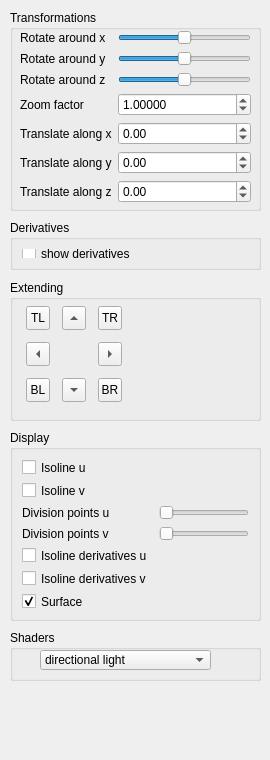
<?xml version="1.0" encoding="UTF-8"?>
<ui version="4.0">
 <class>SideWidget</class>
 <widget class="QWidget" name="SideWidget">
  <property name="geometry">
   <rect>
    <x>0</x>
    <y>0</y>
    <width>270</width>
    <height>760</height>
   </rect>
  </property>
  <property name="sizePolicy">
   <sizepolicy hsizetype="Fixed" vsizetype="Preferred">
    <horstretch>0</horstretch>
    <verstretch>0</verstretch>
   </sizepolicy>
  </property>
  <property name="minimumSize">
   <size>
    <width>269</width>
    <height>0</height>
   </size>
  </property>
  <property name="windowTitle">
   <string>Form</string>
  </property>
  <widget class="QGroupBox" name="groupBox">
   <property name="geometry">
    <rect>
     <x>10</x>
     <y>10</y>
     <width>251</width>
     <height>201</height>
    </rect>
   </property>
   <property name="title">
    <string>Transformations</string>
   </property>
   <widget class="QWidget" name="layoutWidget">
    <property name="geometry">
     <rect>
      <x>10</x>
      <y>20</y>
      <width>231</width>
      <height>175</height>
     </rect>
    </property>
    <layout class="QFormLayout" name="formLayout">
     <item row="0" column="0">
      <widget class="QLabel" name="label">
       <property name="text">
        <string>Rotate around x</string>
       </property>
       <property name="buddy">
        <cstring>rotate_x_slider</cstring>
       </property>
      </widget>
     </item>
     <item row="0" column="1">
      <widget class="QSlider" name="rotate_x_slider">
       <property name="minimum">
        <number>-180</number>
       </property>
       <property name="maximum">
        <number>180</number>
       </property>
       <property name="orientation">
        <enum>Qt::Horizontal</enum>
       </property>
      </widget>
     </item>
     <item row="1" column="0">
      <widget class="QLabel" name="label_2">
       <property name="text">
        <string>Rotate around y</string>
       </property>
       <property name="buddy">
        <cstring>rotate_y_slider</cstring>
       </property>
      </widget>
     </item>
     <item row="1" column="1">
      <widget class="QSlider" name="rotate_y_slider">
       <property name="minimum">
        <number>-180</number>
       </property>
       <property name="maximum">
        <number>180</number>
       </property>
       <property name="orientation">
        <enum>Qt::Horizontal</enum>
       </property>
      </widget>
     </item>
     <item row="2" column="0">
      <widget class="QLabel" name="label_3">
       <property name="text">
        <string>Rotate around z</string>
       </property>
       <property name="buddy">
        <cstring>rotate_z_slider</cstring>
       </property>
      </widget>
     </item>
     <item row="2" column="1">
      <widget class="QSlider" name="rotate_z_slider">
       <property name="minimum">
        <number>-180</number>
       </property>
       <property name="maximum">
        <number>180</number>
       </property>
       <property name="orientation">
        <enum>Qt::Horizontal</enum>
       </property>
      </widget>
     </item>
     <item row="3" column="0">
      <widget class="QLabel" name="label_4">
       <property name="text">
        <string>Zoom factor</string>
       </property>
       <property name="buddy">
        <cstring>zoom_factor_spin_box</cstring>
       </property>
      </widget>
     </item>
     <item row="3" column="1">
      <widget class="QDoubleSpinBox" name="zoom_factor_spin_box">
       <property name="decimals">
        <number>5</number>
       </property>
       <property name="minimum">
        <double>0.000100000000000</double>
       </property>
       <property name="maximum">
        <double>10000.000000000000000</double>
       </property>
       <property name="singleStep">
        <double>0.100000000000000</double>
       </property>
       <property name="value">
        <double>1.000000000000000</double>
       </property>
      </widget>
     </item>
     <item row="4" column="0">
      <widget class="QLabel" name="label_5">
       <property name="text">
        <string>Translate along x</string>
       </property>
       <property name="buddy">
        <cstring>trans_x_spin_box</cstring>
       </property>
      </widget>
     </item>
     <item row="4" column="1">
      <widget class="QDoubleSpinBox" name="trans_x_spin_box">
       <property name="minimum">
        <double>-100.000000000000000</double>
       </property>
       <property name="maximum">
        <double>100.000000000000000</double>
       </property>
       <property name="singleStep">
        <double>0.100000000000000</double>
       </property>
      </widget>
     </item>
     <item row="5" column="0">
      <widget class="QLabel" name="label_6">
       <property name="text">
        <string>Translate along y</string>
       </property>
       <property name="buddy">
        <cstring>trans_y_spin_box</cstring>
       </property>
      </widget>
     </item>
     <item row="5" column="1">
      <widget class="QDoubleSpinBox" name="trans_y_spin_box">
       <property name="minimum">
        <double>-100.000000000000000</double>
       </property>
       <property name="maximum">
        <double>100.000000000000000</double>
       </property>
       <property name="singleStep">
        <double>0.100000000000000</double>
       </property>
      </widget>
     </item>
     <item row="6" column="0">
      <widget class="QLabel" name="label_7">
       <property name="text">
        <string>Translate along z</string>
       </property>
       <property name="buddy">
        <cstring>trans_z_spin_box</cstring>
       </property>
      </widget>
     </item>
     <item row="6" column="1">
      <widget class="QDoubleSpinBox" name="trans_z_spin_box">
       <property name="minimum">
        <double>-100.000000000000000</double>
       </property>
       <property name="maximum">
        <double>100.000000000000000</double>
       </property>
       <property name="singleStep">
        <double>0.100000000000000</double>
       </property>
      </widget>
     </item>
    </layout>
   </widget>
  </widget>
  <widget class="QGroupBox" name="groupBox_2">
   <property name="geometry">
    <rect>
     <x>10</x>
     <y>220</y>
     <width>251</width>
     <height>50</height>
    </rect>
   </property>
   <property name="title">
    <string>Derivatives</string>
   </property>
   <layout class="QVBoxLayout" name="verticalLayout">
    <item>
     <widget class="QCheckBox" name="derivativesCheck">
      <property name="text">
       <string>show derivatives</string>
      </property>
     </widget>
    </item>
   </layout>
  </widget>
  <widget class="QGroupBox" name="groupBox_3">
   <property name="geometry">
    <rect>
     <x>10</x>
     <y>280</y>
     <width>251</width>
     <height>141</height>
    </rect>
   </property>
   <property name="title">
    <string>Extending</string>
   </property>
   <property name="flat">
    <bool>false</bool>
   </property>
   <widget class="QWidget" name="layoutWidget">
    <property name="geometry">
     <rect>
      <x>10</x>
      <y>20</y>
      <width>111</width>
      <height>111</height>
     </rect>
    </property>
    <layout class="QGridLayout" name="gridLayout">
     <item row="0" column="0">
      <widget class="QToolButton" name="tl_extend_btn">
       <property name="minimumSize">
        <size>
         <width>0</width>
         <height>24</height>
        </size>
       </property>
       <property name="maximumSize">
        <size>
         <width>24</width>
         <height>24</height>
        </size>
       </property>
       <property name="text">
        <string>TL</string>
       </property>
       <property name="checkable">
        <bool>true</bool>
       </property>
       <property name="autoRaise">
        <bool>false</bool>
       </property>
       <property name="arrowType">
        <enum>Qt::NoArrow</enum>
       </property>
      </widget>
     </item>
     <item row="0" column="1">
      <widget class="QToolButton" name="t_extend_btn">
       <property name="sizePolicy">
        <sizepolicy hsizetype="Fixed" vsizetype="Fixed">
         <horstretch>24</horstretch>
         <verstretch>0</verstretch>
        </sizepolicy>
       </property>
       <property name="minimumSize">
        <size>
         <width>24</width>
         <height>24</height>
        </size>
       </property>
       <property name="maximumSize">
        <size>
         <width>24</width>
         <height>24</height>
        </size>
       </property>
       <property name="text">
        <string>...</string>
       </property>
       <property name="checkable">
        <bool>true</bool>
       </property>
       <property name="arrowType">
        <enum>Qt::UpArrow</enum>
       </property>
      </widget>
     </item>
     <item row="0" column="2">
      <widget class="QToolButton" name="tr_extend_btn">
       <property name="minimumSize">
        <size>
         <width>0</width>
         <height>24</height>
        </size>
       </property>
       <property name="maximumSize">
        <size>
         <width>24</width>
         <height>24</height>
        </size>
       </property>
       <property name="text">
        <string>TR</string>
       </property>
       <property name="checkable">
        <bool>true</bool>
       </property>
      </widget>
     </item>
     <item row="1" column="0">
      <widget class="QToolButton" name="l_extend_btn">
       <property name="minimumSize">
        <size>
         <width>24</width>
         <height>24</height>
        </size>
       </property>
       <property name="maximumSize">
        <size>
         <width>24</width>
         <height>24</height>
        </size>
       </property>
       <property name="text">
        <string>...</string>
       </property>
       <property name="checkable">
        <bool>true</bool>
       </property>
       <property name="arrowType">
        <enum>Qt::LeftArrow</enum>
       </property>
      </widget>
     </item>
     <item row="1" column="2">
      <widget class="QToolButton" name="r_extend_btn">
       <property name="minimumSize">
        <size>
         <width>24</width>
         <height>24</height>
        </size>
       </property>
       <property name="maximumSize">
        <size>
         <width>24</width>
         <height>24</height>
        </size>
       </property>
       <property name="text">
        <string>...</string>
       </property>
       <property name="checkable">
        <bool>true</bool>
       </property>
       <property name="arrowType">
        <enum>Qt::RightArrow</enum>
       </property>
      </widget>
     </item>
     <item row="2" column="0">
      <widget class="QToolButton" name="bl_extend_btn">
       <property name="minimumSize">
        <size>
         <width>0</width>
         <height>24</height>
        </size>
       </property>
       <property name="maximumSize">
        <size>
         <width>24</width>
         <height>24</height>
        </size>
       </property>
       <property name="text">
        <string>BL</string>
       </property>
       <property name="checkable">
        <bool>true</bool>
       </property>
      </widget>
     </item>
     <item row="2" column="1">
      <widget class="QToolButton" name="b_extend_btn">
       <property name="minimumSize">
        <size>
         <width>24</width>
         <height>24</height>
        </size>
       </property>
       <property name="maximumSize">
        <size>
         <width>24</width>
         <height>24</height>
        </size>
       </property>
       <property name="text">
        <string>...</string>
       </property>
       <property name="checkable">
        <bool>true</bool>
       </property>
       <property name="arrowType">
        <enum>Qt::DownArrow</enum>
       </property>
      </widget>
     </item>
     <item row="2" column="2">
      <widget class="QToolButton" name="br_extend_btn">
       <property name="minimumSize">
        <size>
         <width>0</width>
         <height>24</height>
        </size>
       </property>
       <property name="maximumSize">
        <size>
         <width>24</width>
         <height>24</height>
        </size>
       </property>
       <property name="text">
        <string>BR</string>
       </property>
       <property name="checkable">
        <bool>true</bool>
       </property>
       <property name="checked">
        <bool>false</bool>
       </property>
       <property name="autoRaise">
        <bool>false</bool>
       </property>
      </widget>
     </item>
    </layout>
   </widget>
  </widget>
  <widget class="QGroupBox" name="groupBox_4">
   <property name="geometry">
    <rect>
     <x>10</x>
     <y>430</y>
     <width>251</width>
     <height>191</height>
    </rect>
   </property>
   <property name="title">
    <string>Display</string>
   </property>
   <layout class="QFormLayout" name="formLayout_2">
    <item row="0" column="0">
     <widget class="QCheckBox" name="iso_u_check">
      <property name="text">
       <string>Isoline u</string>
      </property>
     </widget>
    </item>
    <item row="1" column="0">
     <widget class="QCheckBox" name="iso_v_check">
      <property name="text">
       <string>Isoline v</string>
      </property>
     </widget>
    </item>
    <item row="2" column="0">
     <widget class="QLabel" name="label_8">
      <property name="text">
       <string>Division points u</string>
      </property>
     </widget>
    </item>
    <item row="3" column="0">
     <widget class="QLabel" name="label_9">
      <property name="text">
       <string>Division points v</string>
      </property>
     </widget>
    </item>
    <item row="2" column="1">
     <widget class="QSlider" name="div_u_slider">
      <property name="minimum">
       <number>5</number>
      </property>
      <property name="maximum">
       <number>50</number>
      </property>
      <property name="orientation">
       <enum>Qt::Horizontal</enum>
      </property>
     </widget>
    </item>
    <item row="3" column="1">
     <widget class="QSlider" name="div_v_slider">
      <property name="minimum">
       <number>5</number>
      </property>
      <property name="maximum">
       <number>50</number>
      </property>
      <property name="orientation">
       <enum>Qt::Horizontal</enum>
      </property>
     </widget>
    </item>
    <item row="4" column="0">
     <widget class="QCheckBox" name="iso_der_u_check">
      <property name="text">
       <string>Isoline derivatives u</string>
      </property>
     </widget>
    </item>
    <item row="5" column="0">
     <widget class="QCheckBox" name="iso_der_v_check">
      <property name="text">
       <string>Isoline derivatives v</string>
      </property>
     </widget>
    </item>
    <item row="6" column="0">
     <widget class="QCheckBox" name="surface_check">
      <property name="text">
       <string>Surface</string>
      </property>
      <property name="checked">
       <bool>true</bool>
      </property>
     </widget>
    </item>
   </layout>
  </widget>
  <widget class="QGroupBox" name="groupBox_5">
   <property name="geometry">
    <rect>
     <x>10</x>
     <y>630</y>
     <width>251</width>
     <height>51</height>
    </rect>
   </property>
   <property name="title">
    <string>Shaders</string>
   </property>
   <widget class="QComboBox" name="_shader_combo">
    <property name="geometry">
     <rect>
      <x>30</x>
      <y>20</y>
      <width>171</width>
      <height>20</height>
     </rect>
    </property>
    <item>
     <property name="text">
      <string>directional light</string>
     </property>
    </item>
    <item>
     <property name="text">
      <string>toon</string>
     </property>
    </item>
    <item>
     <property name="text">
      <string>two sided light</string>
     </property>
    </item>
   </widget>
  </widget>
 </widget>
 <resources/>
 <connections/>
</ui>
